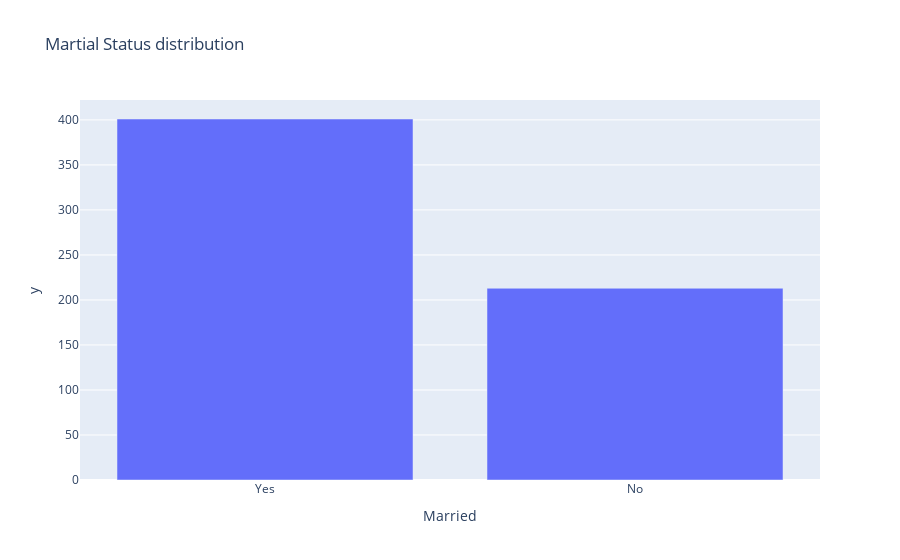

The cell this chart's notebook holds for it:
### Code cell
married_count = df['Married'].value_counts()
fig_married=px.bar(married_count,x=married_count.index,y=married_count.values,title='Martial Status distribution')
fig_married.show()

### Figure 1 — Plotly figure (JSON) as saved in the notebook; plotly's stock layout.template omitted (floating-point values rounded to 4 significant figures)
{"data": [{"hovertemplate": "Married=%{x}<br>y=%{y}<extra></extra>", "legendgroup": "", "marker": {"color": "#636efa", "pattern": {"shape": ""}}, "name": "", "orientation": "v", "showlegend": false, "textposition": "auto", "type": "bar", "x": ["Yes", "No"], "xaxis": "x", "y": [401, 213], "yaxis": "y"}], "layout": {"barmode": "relative", "legend": {"tracegroupgap": 0}, "title": {"text": "Martial Status distribution"}, "xaxis": {"anchor": "y", "domain": [0, 1], "title": {"text": "Married"}}, "yaxis": {"anchor": "x", "domain": [0, 1], "title": {"text": "y"}}}}
